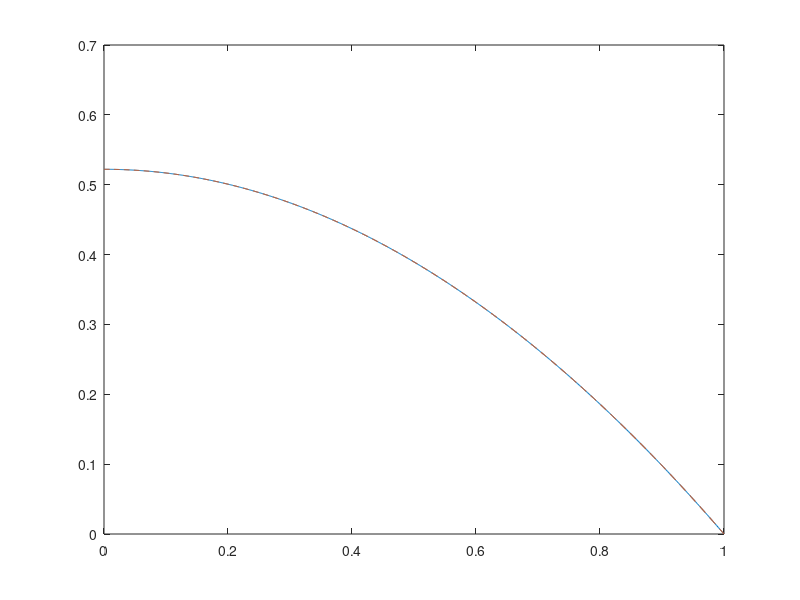

Source code (MATLAB):
clear all
% Parameters
N = 1000; % Number of grid points
h = 1 / (N - 1); % Step size
x = linspace(0, 1, N); % Grid points including boundaries
x=x';
% Initial guess for u 
u = zeros(N, 1);
% Tolerance and maximum iterations for (Quasi-)Newton's method
tol = 1e-10;
max_iter = 100;

u0x = x;

%The number of trial
num_iterations=1;
%Perturbation scale
scales = [0.1];
%Define nonlinear function and it's derivative
nonli = @(x) -(1+x.^4);
nonli_df= @(x) -(4.*x.^3) ;


%Find numerical solution using Newtons Method
for iter = 1:max_iter
    % Compute F(u) and the Jacobian J
    F = zeros(N, 1);
    J = zeros(N, N);
    u(N)=0;
    for i = 1:N
        x_i = x(i); 
        
        % Right-hand side
        rhs = 0; 
        
        % Nonlinear function F_i(u)
        if i == 1
            F(i) =(u(i)-u(i+1))/h;
            J(i, i) = 1/h;
            J(i, i+1) = -1/h;
        elseif i == N
            F(i) =u(i)/h;
            J(i, i) = 1/h;
        else
            F(i) = (-u(i-1) + 2*u(i) - u(i+1))/h + h * nonli(u(i)) - rhs;
            J(i, i-1) = -1/h;
            J(i, i) = 2/h +  h * nonli_df(u(i));
            J(i, i+1) = -1/h;
        end
    end
    % Solve for the Newton step
    delta_u = -J \ F;
    
    % Update u
    u = u + delta_u;
    
    % Check for convergence
    if norm(F, inf) < tol
        break;
    end
end





%Saving numerical solution in u_exact
u_exact=u;




for scale=scales

for op=1 %If op=1 it is Newton if op=2 it is Quasi-Newton method
for repeat=1:num_iterations
%Define perturbation
perturbation=0;
for itt1=1:5
    u1x=u0x.^(itt1-1);
    perturbation=perturbation+(rand(1)*2-1)*u1x;
end
perturbation=perturbation/(max(abs(perturbation(:))));
perturbation=scale*perturbation;

u=u_exact+perturbation;


tic;

% (Quasi-)Newton's method loop
for iter = 1:max_iter
    % Compute F(u) and the Jacobian J
    F = zeros(N, 1);
    J = zeros(N, N);
    u(N)=0;
    for i = 1:N
        x_i = x(i);
        
        % Right-hand side
        rhs = 0; 
        
        % Nonlinear function F_i(u)
        if i == 1
            F(i) =(u(i)-u(i+1))/h;
            J(i, i) = 1/h;
            J(i, i+1) = -1/h;
        elseif i == N
            F(i) =u(i)/h;
            J(i, i) = 1/h;
        else
            F(i) = (-u(i-1) + 2*u(i) - u(i+1))/h + h * nonli(u(i)) - rhs;
            J(i, i-1) = -1/h;
            J(i, i) = 2/h +  h * nonli_df(u(i));
            J(i, i+1) = -1/h;
        end


    end
    if op>1
        mx=max(nonli_df(u(:)));
        mi=min(nonli_df(u(:)));
    end
    if op==2
        %\Beta size
        J(2:end-1,2:end-1)=J(2:end-1,2:end-1)-diag((h).*nonli_df(u(2:end-1)))+eye(N-2).*(h*((mx+mi)/2));
    end

    % Solve for the (Quasi-)Newton step
    delta_u = -J \ F;
    
    % Update u
    u = u + delta_u;
    
    % Check for convergence
    if norm(F, inf) < tol
        break;
    end
end
% Check if the method did not converge
elapsed_time=toc;

if iter == max_iter
    warning('(Quasi-)Newton''s method did not converge.');
else
    fprintf('Converged after %d iterations when op is %g, perturbation as %g with time %g. The error is %g.\n', iter,op,scale,elapsed_time,max(abs(u-u_exact)));
end


end

end

end

plot(x,u_exact)
hold on
plot(x,u,"--")
